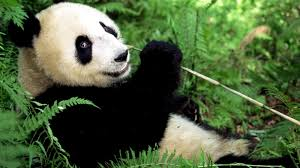
#> input picture Laba1/laba c 4 - 11/1.jpeg, 300 x 168 px, given in place of 1.jpg, which was not available
$ python laba7-3.py
#> lines starting #> are read from the running program, lines starting #| are printed output that depends on the picture; pictures that were not available may be replaced by others from this repository, and a replacement may not be noted

from PIL import Image, ImageFilter
im=Image.open('1.jpg')
#> im is the input picture: PIL image 300x168 RGB; mean R, G, B 78.1, 97, 60.7
im2=Image.open('2.jpg')
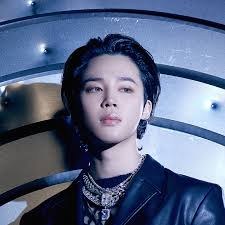
#> input picture Laba1/laba1/laba7/2.jpg, 225 x 225 px
#> im2 is the input picture: PIL image 225x225 RGB; mean R, G, B 89.5, 102.4, 132.5
im3=Image.open('3.jpg')
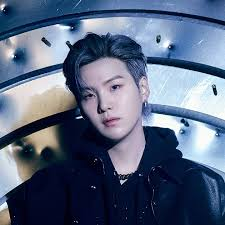
#> input picture Laba1/laba1/laba7/3.jpg, 225 x 225 px
#> im3 is the input picture: PIL image 225x225 RGB; mean R, G, B 89, 102.2, 127.3
im4=Image.open('4.jpg')
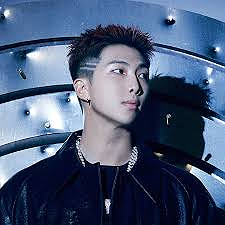
#> input picture Laba1/laba1/laba7/4.png, 225 x 225 px, given in place of 4.jpg, which was not available
#> im4 is the input picture: PIL image 225x225 RGB; mean R, G, B 72.8, 89.1, 118.7
im5=Image.open('5.jpg')
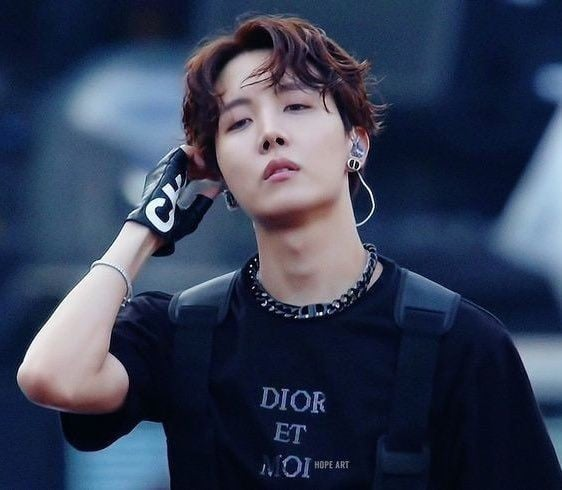
#> input picture Laba1/laba1/laba7/5.jpg, 562 x 490 px
#> im5 is the input picture: PIL image 562x490 RGB; mean R, G, B 53.6, 62.8, 85.7
fil=im.filter(ImageFilter.EDGE_ENHANCE)
fil2=im2.filter(ImageFilter.EMBOSS)
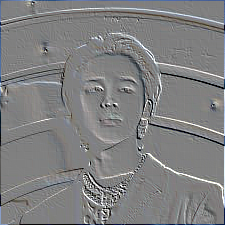
#> fil2: PIL image 225x225 RGB; mean R, G, B 127.7, 128.1, 128.9
fil3=im3.filter(ImageFilter.CONTOUR)
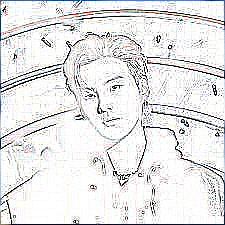
#> fil3: PIL image 225x225 RGB; mean R, G, B 229.5, 229.4, 229.8
fil4=im4.filter(ImageFilter.DETAIL)
fil5=im5.filter(ImageFilter.FIND_EDGES)
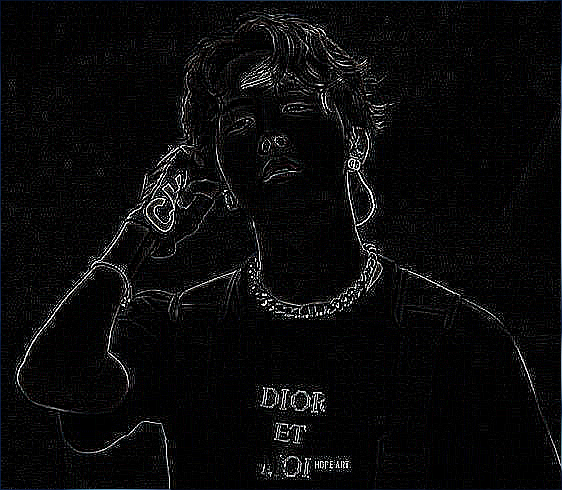
#> fil5: PIL image 562x490 RGB; mean R, G, B 10.5, 10.6, 11.1
fil.save('11.png')
fil2.save('22.png')
fil3.save('33.png')
fil4.save('4.png')
fil5.save('5.png')
